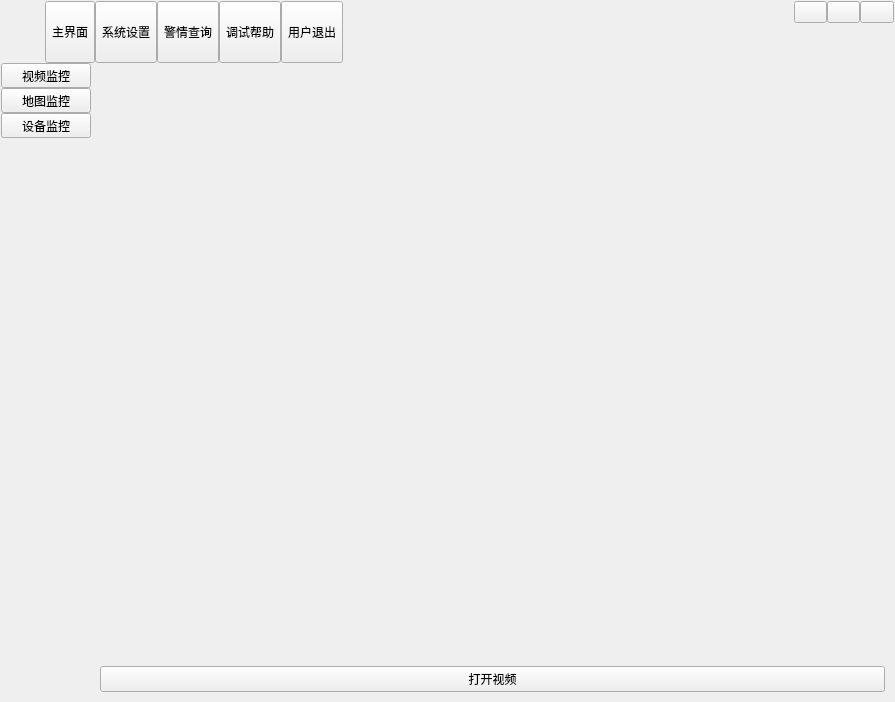
<?xml version="1.0" encoding="UTF-8"?>
<ui version="4.0">
 <class>frmMain</class>
 <widget class="QWidget" name="frmMain">
  <property name="geometry">
   <rect>
    <x>0</x>
    <y>0</y>
    <width>895</width>
    <height>702</height>
   </rect>
  </property>
  <property name="windowTitle">
   <string>Dialog</string>
  </property>
  <property name="sizeGripEnabled" stdset="0">
   <bool>false</bool>
  </property>
  <layout class="QVBoxLayout" name="verticalLayout">
   <property name="spacing">
    <number>0</number>
   </property>
   <property name="leftMargin">
    <number>1</number>
   </property>
   <property name="topMargin">
    <number>1</number>
   </property>
   <property name="rightMargin">
    <number>1</number>
   </property>
   <property name="bottomMargin">
    <number>1</number>
   </property>
   <item>
    <widget class="QWidget" name="widgetTitle" native="true">
     <property name="sizePolicy">
      <sizepolicy hsizetype="Preferred" vsizetype="Fixed">
       <horstretch>0</horstretch>
       <verstretch>0</verstretch>
      </sizepolicy>
     </property>
     <layout class="QHBoxLayout" name="horizontalLayout_2">
      <property name="spacing">
       <number>10</number>
      </property>
      <property name="leftMargin">
       <number>10</number>
      </property>
      <property name="topMargin">
       <number>0</number>
      </property>
      <property name="rightMargin">
       <number>0</number>
      </property>
      <property name="bottomMargin">
       <number>0</number>
      </property>
      <item>
       <widget class="QLabel" name="labIco">
        <property name="text">
         <string/>
        </property>
        <property name="alignment">
         <set>Qt::AlignCenter</set>
        </property>
       </widget>
      </item>
      <item>
       <widget class="QLabel" name="labTitle">
        <property name="styleSheet">
         <string notr="true"/>
        </property>
        <property name="text">
         <string/>
        </property>
        <property name="alignment">
         <set>Qt::AlignLeading|Qt::AlignLeft|Qt::AlignVCenter</set>
        </property>
       </widget>
      </item>
      <item>
       <widget class="QWidget" name="widgetTop" native="true">
        <layout class="QHBoxLayout" name="horizontalLayout_3">
         <property name="spacing">
          <number>0</number>
         </property>
         <property name="leftMargin">
          <number>0</number>
         </property>
         <property name="topMargin">
          <number>0</number>
         </property>
         <property name="rightMargin">
          <number>0</number>
         </property>
         <property name="bottomMargin">
          <number>0</number>
         </property>
         <item>
          <widget class="QToolButton" name="btnMain">
           <property name="sizePolicy">
            <sizepolicy hsizetype="Fixed" vsizetype="Expanding">
             <horstretch>0</horstretch>
             <verstretch>0</verstretch>
            </sizepolicy>
           </property>
           <property name="text">
            <string>主界面</string>
           </property>
           <property name="icon">
            <iconset resource="../other/main.qrc">
             <normaloff>:/image/main_main.png</normaloff>:/image/main_main.png</iconset>
           </property>
           <property name="toolButtonStyle">
            <enum>Qt::ToolButtonTextUnderIcon</enum>
           </property>
          </widget>
         </item>
         <item>
          <widget class="QToolButton" name="btnConfig">
           <property name="sizePolicy">
            <sizepolicy hsizetype="Fixed" vsizetype="Expanding">
             <horstretch>0</horstretch>
             <verstretch>0</verstretch>
            </sizepolicy>
           </property>
           <property name="text">
            <string>系统设置</string>
           </property>
           <property name="icon">
            <iconset resource="../other/main.qrc">
             <normaloff>:/image/main_config.png</normaloff>:/image/main_config.png</iconset>
           </property>
           <property name="toolButtonStyle">
            <enum>Qt::ToolButtonTextUnderIcon</enum>
           </property>
          </widget>
         </item>
         <item>
          <widget class="QToolButton" name="btnData">
           <property name="sizePolicy">
            <sizepolicy hsizetype="Fixed" vsizetype="Expanding">
             <horstretch>0</horstretch>
             <verstretch>0</verstretch>
            </sizepolicy>
           </property>
           <property name="text">
            <string>警情查询</string>
           </property>
           <property name="icon">
            <iconset resource="../other/main.qrc">
             <normaloff>:/image/main_data.png</normaloff>:/image/main_data.png</iconset>
           </property>
           <property name="checked">
            <bool>false</bool>
           </property>
           <property name="toolButtonStyle">
            <enum>Qt::ToolButtonTextUnderIcon</enum>
           </property>
          </widget>
         </item>
         <item>
          <widget class="QToolButton" name="btnHelp">
           <property name="sizePolicy">
            <sizepolicy hsizetype="Fixed" vsizetype="Expanding">
             <horstretch>0</horstretch>
             <verstretch>0</verstretch>
            </sizepolicy>
           </property>
           <property name="styleSheet">
            <string notr="true"/>
           </property>
           <property name="text">
            <string>调试帮助</string>
           </property>
           <property name="icon">
            <iconset resource="../other/main.qrc">
             <normaloff>:/image/main_person.png</normaloff>:/image/main_person.png</iconset>
           </property>
           <property name="toolButtonStyle">
            <enum>Qt::ToolButtonTextUnderIcon</enum>
           </property>
          </widget>
         </item>
         <item>
          <widget class="QToolButton" name="btnExit">
           <property name="sizePolicy">
            <sizepolicy hsizetype="Fixed" vsizetype="Expanding">
             <horstretch>0</horstretch>
             <verstretch>0</verstretch>
            </sizepolicy>
           </property>
           <property name="styleSheet">
            <string notr="true"/>
           </property>
           <property name="text">
            <string>用户退出</string>
           </property>
           <property name="icon">
            <iconset resource="../other/main.qrc">
             <normaloff>:/image/main_exit.png</normaloff>:/image/main_exit.png</iconset>
           </property>
           <property name="toolButtonStyle">
            <enum>Qt::ToolButtonTextUnderIcon</enum>
           </property>
          </widget>
         </item>
        </layout>
       </widget>
      </item>
      <item>
       <spacer name="horizontalSpacer">
        <property name="orientation">
         <enum>Qt::Horizontal</enum>
        </property>
        <property name="sizeHint" stdset="0">
         <size>
          <width>40</width>
          <height>20</height>
         </size>
        </property>
       </spacer>
      </item>
      <item>
       <widget class="QWidget" name="widgetMenu" native="true">
        <property name="minimumSize">
         <size>
          <width>100</width>
          <height>0</height>
         </size>
        </property>
        <property name="maximumSize">
         <size>
          <width>100</width>
          <height>16777215</height>
         </size>
        </property>
        <layout class="QGridLayout" name="gridLayout_2">
         <property name="leftMargin">
          <number>0</number>
         </property>
         <property name="topMargin">
          <number>0</number>
         </property>
         <property name="rightMargin">
          <number>0</number>
         </property>
         <property name="bottomMargin">
          <number>0</number>
         </property>
         <property name="spacing">
          <number>0</number>
         </property>
         <item row="1" column="1" colspan="3">
          <spacer name="verticalSpacer">
           <property name="orientation">
            <enum>Qt::Vertical</enum>
           </property>
           <property name="sizeHint" stdset="0">
            <size>
             <width>20</width>
             <height>40</height>
            </size>
           </property>
          </spacer>
         </item>
         <item row="0" column="1">
          <widget class="QPushButton" name="btnMenu_Min">
           <property name="sizePolicy">
            <sizepolicy hsizetype="Minimum" vsizetype="Expanding">
             <horstretch>0</horstretch>
             <verstretch>0</verstretch>
            </sizepolicy>
           </property>
           <property name="cursor">
            <cursorShape>ArrowCursor</cursorShape>
           </property>
           <property name="focusPolicy">
            <enum>Qt::NoFocus</enum>
           </property>
           <property name="toolTip">
            <string>最小化</string>
           </property>
           <property name="text">
            <string/>
           </property>
          </widget>
         </item>
         <item row="0" column="3">
          <widget class="QPushButton" name="btnMenu_Close">
           <property name="sizePolicy">
            <sizepolicy hsizetype="Minimum" vsizetype="Expanding">
             <horstretch>0</horstretch>
             <verstretch>0</verstretch>
            </sizepolicy>
           </property>
           <property name="cursor">
            <cursorShape>ArrowCursor</cursorShape>
           </property>
           <property name="focusPolicy">
            <enum>Qt::NoFocus</enum>
           </property>
           <property name="toolTip">
            <string>关闭</string>
           </property>
           <property name="text">
            <string/>
           </property>
          </widget>
         </item>
         <item row="0" column="2">
          <widget class="QPushButton" name="btnMenu_Max">
           <property name="sizePolicy">
            <sizepolicy hsizetype="Minimum" vsizetype="Expanding">
             <horstretch>0</horstretch>
             <verstretch>0</verstretch>
            </sizepolicy>
           </property>
           <property name="focusPolicy">
            <enum>Qt::NoFocus</enum>
           </property>
           <property name="text">
            <string/>
           </property>
          </widget>
         </item>
        </layout>
       </widget>
      </item>
     </layout>
    </widget>
   </item>
   <item>
    <widget class="QStackedWidget" name="stackedWidget">
     <property name="styleSheet">
      <string notr="true"/>
     </property>
     <property name="currentIndex">
      <number>0</number>
     </property>
     <widget class="QWidget" name="page1">
      <layout class="QHBoxLayout" name="horizontalLayout">
       <property name="spacing">
        <number>0</number>
       </property>
       <property name="leftMargin">
        <number>0</number>
       </property>
       <property name="topMargin">
        <number>0</number>
       </property>
       <property name="rightMargin">
        <number>0</number>
       </property>
       <property name="bottomMargin">
        <number>0</number>
       </property>
       <item>
        <widget class="QWidget" name="widgetLeftMain" native="true">
         <property name="maximumSize">
          <size>
           <width>90</width>
           <height>16777215</height>
          </size>
         </property>
         <layout class="QVBoxLayout" name="verticalLayout_2">
          <property name="spacing">
           <number>0</number>
          </property>
          <property name="leftMargin">
           <number>0</number>
          </property>
          <property name="topMargin">
           <number>0</number>
          </property>
          <property name="rightMargin">
           <number>0</number>
          </property>
          <property name="bottomMargin">
           <number>0</number>
          </property>
          <item>
           <widget class="QToolButton" name="tbtnMain1">
            <property name="sizePolicy">
             <sizepolicy hsizetype="Expanding" vsizetype="Fixed">
              <horstretch>0</horstretch>
              <verstretch>0</verstretch>
             </sizepolicy>
            </property>
            <property name="text">
             <string>视频监控</string>
            </property>
           </widget>
          </item>
          <item>
           <widget class="QToolButton" name="tbtnMain2">
            <property name="sizePolicy">
             <sizepolicy hsizetype="Expanding" vsizetype="Fixed">
              <horstretch>0</horstretch>
              <verstretch>0</verstretch>
             </sizepolicy>
            </property>
            <property name="text">
             <string>地图监控</string>
            </property>
           </widget>
          </item>
          <item>
           <widget class="QToolButton" name="tbtnMain3">
            <property name="sizePolicy">
             <sizepolicy hsizetype="Expanding" vsizetype="Fixed">
              <horstretch>0</horstretch>
              <verstretch>0</verstretch>
             </sizepolicy>
            </property>
            <property name="text">
             <string>设备监控</string>
            </property>
           </widget>
          </item>
          <item>
           <spacer name="verticalSpacer_2">
            <property name="orientation">
             <enum>Qt::Vertical</enum>
            </property>
            <property name="sizeHint" stdset="0">
             <size>
              <width>20</width>
              <height>471</height>
             </size>
            </property>
           </spacer>
          </item>
         </layout>
        </widget>
       </item>
       <item>
        <widget class="QStackedWidget" name="stackedWidget2">
         <widget class="QWidget" name="page_a">
          <layout class="QGridLayout" name="gridLayout">
           <item row="0" column="0">
            <layout class="QVBoxLayout" name="verticalLayout_6">
             <item>
              <widget class="VideoWidget" name="widgetVideo" native="true"/>
             </item>
             <item>
              <widget class="QPushButton" name="btnOpenVideo">
               <property name="text">
                <string>打开视频</string>
               </property>
              </widget>
             </item>
            </layout>
           </item>
          </layout>
         </widget>
         <widget class="QWidget" name="page_b"/>
         <widget class="QWidget" name="page_c"/>
        </widget>
       </item>
      </layout>
     </widget>
     <widget class="QWidget" name="page2">
      <layout class="QHBoxLayout" name="horizontalLayout_4">
       <property name="spacing">
        <number>0</number>
       </property>
       <property name="leftMargin">
        <number>0</number>
       </property>
       <property name="topMargin">
        <number>0</number>
       </property>
       <property name="rightMargin">
        <number>0</number>
       </property>
       <property name="bottomMargin">
        <number>0</number>
       </property>
       <item>
        <widget class="QWidget" name="widgetLeftConfig" native="true">
         <property name="maximumSize">
          <size>
           <width>110</width>
           <height>16777215</height>
          </size>
         </property>
         <layout class="QVBoxLayout" name="verticalLayout_3">
          <property name="spacing">
           <number>0</number>
          </property>
          <property name="leftMargin">
           <number>0</number>
          </property>
          <property name="topMargin">
           <number>0</number>
          </property>
          <property name="rightMargin">
           <number>0</number>
          </property>
          <property name="bottomMargin">
           <number>0</number>
          </property>
          <item>
           <widget class="QToolButton" name="tbtnConfig1">
            <property name="sizePolicy">
             <sizepolicy hsizetype="Expanding" vsizetype="Fixed">
              <horstretch>0</horstretch>
              <verstretch>0</verstretch>
             </sizepolicy>
            </property>
            <property name="text">
             <string>基本设置</string>
            </property>
           </widget>
          </item>
          <item>
           <widget class="QToolButton" name="tbtnConfig2">
            <property name="sizePolicy">
             <sizepolicy hsizetype="Expanding" vsizetype="Fixed">
              <horstretch>0</horstretch>
              <verstretch>0</verstretch>
             </sizepolicy>
            </property>
            <property name="text">
             <string>转发设置</string>
            </property>
           </widget>
          </item>
          <item>
           <widget class="QToolButton" name="tbtnConfig3">
            <property name="sizePolicy">
             <sizepolicy hsizetype="Expanding" vsizetype="Fixed">
              <horstretch>0</horstretch>
              <verstretch>0</verstretch>
             </sizepolicy>
            </property>
            <property name="text">
             <string>用户设置</string>
            </property>
           </widget>
          </item>
          <item>
           <widget class="QToolButton" name="tbtnConfig4">
            <property name="sizePolicy">
             <sizepolicy hsizetype="Expanding" vsizetype="Fixed">
              <horstretch>0</horstretch>
              <verstretch>0</verstretch>
             </sizepolicy>
            </property>
            <property name="text">
             <string>防区设置</string>
            </property>
           </widget>
          </item>
          <item>
           <widget class="QToolButton" name="tbtnConfig5">
            <property name="sizePolicy">
             <sizepolicy hsizetype="Expanding" vsizetype="Fixed">
              <horstretch>0</horstretch>
              <verstretch>0</verstretch>
             </sizepolicy>
            </property>
            <property name="text">
             <string>设备设置</string>
            </property>
           </widget>
          </item>
          <item>
           <widget class="QToolButton" name="tbtnConfig6">
            <property name="sizePolicy">
             <sizepolicy hsizetype="Expanding" vsizetype="Fixed">
              <horstretch>0</horstretch>
              <verstretch>0</verstretch>
             </sizepolicy>
            </property>
            <property name="text">
             <string>其他设置</string>
            </property>
           </widget>
          </item>
          <item>
           <spacer name="verticalSpacer_3">
            <property name="orientation">
             <enum>Qt::Vertical</enum>
            </property>
            <property name="sizeHint" stdset="0">
             <size>
              <width>20</width>
              <height>417</height>
             </size>
            </property>
           </spacer>
          </item>
         </layout>
        </widget>
       </item>
       <item>
        <widget class="QLabel" name="lab2">
         <property name="sizePolicy">
          <sizepolicy hsizetype="Expanding" vsizetype="Expanding">
           <horstretch>0</horstretch>
           <verstretch>0</verstretch>
          </sizepolicy>
         </property>
         <property name="text">
          <string>系统设置</string>
         </property>
         <property name="alignment">
          <set>Qt::AlignCenter</set>
         </property>
        </widget>
       </item>
      </layout>
     </widget>
     <widget class="QWidget" name="page3">
      <layout class="QVBoxLayout" name="verticalLayout_5">
       <item>
        <widget class="QLabel" name="lab3">
         <property name="text">
          <string>警情查询</string>
         </property>
         <property name="alignment">
          <set>Qt::AlignCenter</set>
         </property>
        </widget>
       </item>
      </layout>
     </widget>
     <widget class="QWidget" name="page4">
      <layout class="QVBoxLayout" name="verticalLayout_4">
       <item>
        <widget class="QLabel" name="lab4">
         <property name="text">
          <string>调试帮助</string>
         </property>
         <property name="alignment">
          <set>Qt::AlignCenter</set>
         </property>
        </widget>
       </item>
      </layout>
     </widget>
    </widget>
   </item>
  </layout>
 </widget>
 <customwidgets>
  <customwidget>
   <class>VideoWidget</class>
   <extends>QWidget</extends>
   <header location="global">video/widget/videowidget.h</header>
   <container>1</container>
  </customwidget>
 </customwidgets>
 <resources>
  <include location="../other/main.qrc"/>
 </resources>
 <connections/>
</ui>
